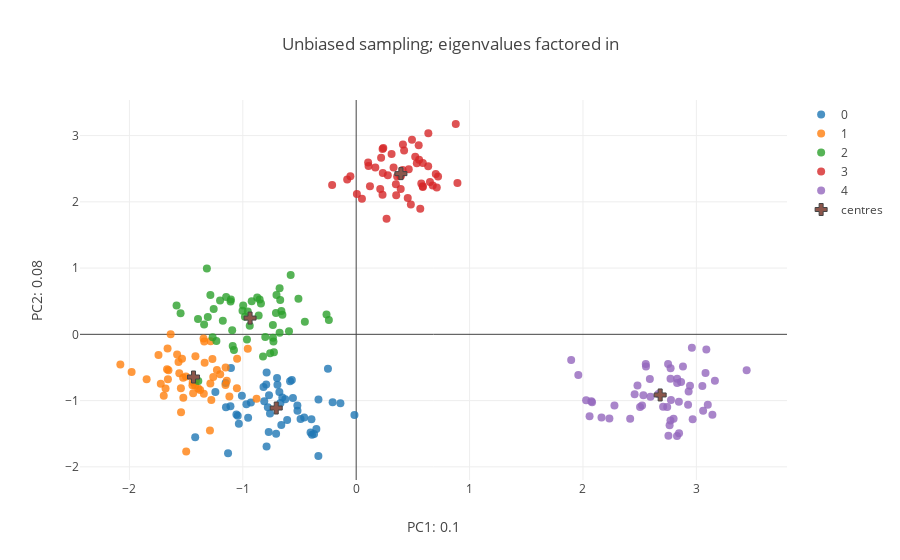

Notebook cell for this chart:
### Markdown cell above
### III. Even sampling.


We can compare this output with what we would have gotten from sampling equally across our selected vectors.

For this purpose we sample equally from the same frequency vectors as in the biased scenario and perform PCA on the resulting data set.

### Code cell
#### Selecting new, equal sample sizes but derive haplotypes from the same frequency vectors.

Sizes= [50,50,50,50,50]
labels= np.repeat(np.array([x for x in range(N_pops)]),Sizes)

data= []

for k in range(N_pops):
    
    probs= vector_lib[Pops[k],:]
    
    m= Sizes[k]
    Haps= [[np.random.choice([1,0],p= [1-probs[x],probs[x]]) for x in range(L)] for acc in range(m)]
    
    data.extend(Haps)

data= np.array(data)
#data= scale(data)

#### clalculate pairwise genetic distances
iugen_unbiased= np.triu_indices(data.shape[0],1)

unbias_gen_diffs= pairwise_distances(data,metric= pairwise_gen)
unbias_gen_diffs= np.array(unbias_gen_diffs)

unbias_gen_diffs= unbias_gen_diffs[iugen_unbiased]

### perform PCA

n_comp = 3

pca = PCA(n_components=n_comp, whiten=False,svd_solver='randomized').fit(data)

features= pca.transform(data)# * pca.explained_variance_ratio_

var_comps= pca.explained_variance_ratio_
print("; ".join(['PC{0}: {1}'.format(x+1,round(var_comps[x],3)) for x in range(n_comp)]))
print(features.shape)


#### Calculate centroids of labelled data in feature space.
unbias_centroids= [np.mean(features[[y for y in range(features.shape[0]) if labels[y] == z],:],axis= 0) for z in range(N_pops)]
unbias_centroids= np.array(unbias_centroids)


#### Plot projections + Centroids.

fig_data= [go.Scatter(
        x = features[[x for x in range(sum(Sizes)) if labels[x] == i],0],
        y = features[[x for x in range(sum(Sizes)) if labels[x] == i],1],
        type='scatter',
        mode= "markers",
        marker= {
        'line': {'width': 0},
        'size': 8,
        'symbol': 'circle',
      "opacity": .8
      },
      name= str(i)
    ) for i in range(N_pops)]


fig_data.append(
    go.Scatter(
        x= unbias_centroids[:,0],
        y= unbias_centroids[:,1],
        type= 'scatter',
        mode= 'markers',
        name= 'centres',
        marker= {
        'line': {'width': 1},
        'size': 10,
        'symbol': 'cross'
        }
    )
)

layout = go.Layout(
    title= 'Unbiased sampling; eigenvalues factored in',
    yaxis=dict(
        title='PC2: {}'.format(round(var_comps[1],3))),
    xaxis=dict(
    title= 'PC1: {}'.format(round(var_comps[0],3))),
)

fig = go.Figure(data=fig_data, layout=layout)
iplot(fig)

### Figure 1 — Plotly figure (JSON) as saved in the notebook; plotly's stock layout.template omitted (floating-point values rounded to 4 significant figures)
{"data": [{"marker": {"line": {"width": 0}, "opacity": 0.8, "size": 8, "symbol": "circle"}, "mode": "markers", "name": "0", "type": "scatter", "x": [-0.7898, -1.242, -0.6514, -0.668, -0.5677, -0.6774, -0.7714, -0.3333, -1.008, -1.109, -1.045, -0.2077, -0.4905, -1.056, -0.4025, -0.9287, -0.6943, -0.7061, -0.6979, -1.42, -0.3512, -0.76, -0.5177, -1.13, -0.6251, -1.105, -0.2489, -0.7686, -0.3945, -0.3895, -0.7902, -0.7792, -0.3326, -0.9683, -0.1391, -0.3715, -0.7934, -0.9529, -0.6604, -0.5832, -0.01531, -0.5187, -1.151, -0.6087, -0.4583, -0.8176, -0.8108, -1.148, -1.035, -0.5579], "y": [-0.5745, -0.8703, -0.9544, -1.036, -0.69, -0.8693, -1.474, -1.836, -0.9266, -1.084, -1.228, -1.025, -1.279, -1.211, -1.483, -1.029, -0.7615, -1.501, -0.6586, -1.552, -1.427, -1.195, -1.154, -1.796, -0.9813, -0.5071, -0.5195, -0.9211, -1.281, -1.515, -1.691, -1.102, -0.9835, -1.055, -1.04, -1.506, -0.759, -1.26, -1.369, -0.7079, -1.216, -1.074, -0.7354, -1.293, -1.256, -0.7934, -1.011, -1.102, -1.35, -0.9628]}, {"marker": {"line": {"width": 0}, "opacity": 0.8, "size": 8, "symbol": "circle"}, "mode": "markers", "name": "1", "type": "scatter", "x": [-1.526, -2.08, -1.052, -1.545, -1.499, -1.723, -1.418, -1.668, -1.438, -1.346, -1.66, -1.376, -1.444, -1.261, -1.284, -1.848, -1.656, -1.981, -1.29, -1.442, -1.579, -1.393, -1.744, -1.663, -1.118, -1.546, -1.697, -1.344, -1.525, -1.277, -1.536, -1.34, -1.421, -1.199, -1.567, -1.228, -1.286, -0.9561, -1.501, -0.8785, -1.05, -1.56, -1.151, -1.636, -1.268, -1.336, -1.141, -1.414, -1.681, -1.153], "y": [-0.6563, -0.4558, -0.8131, -1.178, -1.769, -0.7463, -0.3295, -0.5284, -0.8884, -0.06466, -0.6773, -0.8413, -0.7687, -0.6452, -0.1025, -0.6784, -0.5431, -0.568, -1.452, -0.7211, -0.3051, -0.8159, -0.3122, -0.2147, -0.9365, -0.8154, -0.9272, -0.8964, -0.9554, -0.9894, -0.3667, -0.1072, -0.7739, -0.6026, -0.4174, -0.5395, -0.7417, -0.2178, -0.6377, -0.9741, -0.3671, -0.5883, -0.4988, 0.001097, -0.3709, -0.4288, -0.7021, -0.6958, -0.8188, -0.7646]}, {"marker": {"line": {"width": 0}, "opacity": 0.8, "size": 8, "symbol": "circle"}, "mode": "markers", "name": "2", "type": "scatter", "x": [-0.84, -0.7588, -1.392, -1.176, -1.549, -0.86, -1.2, -0.67, -0.5093, -0.9388, -0.7298, -1.078, -1.266, -0.9812, -0.8216, -1.233, -1.317, -0.7341, -0.6753, -0.8017, -0.7028, -0.9966, -1.584, -0.8513, -0.2616, -1.286, -0.6598, -0.5778, -0.5926, -1.395, -0.9215, -0.8729, -0.956, -1.002, -0.7253, -1.093, -1.257, -1.089, -0.7076, -0.7346, -0.4527, -0.6508, -1.105, -1.147, -1.341, -0.6752, -0.9633, -1.108, -1.308, -0.241], "y": [0.4642, -0.2866, -0.7043, 0.2034, 0.3168, 0.2853, 0.5099, 0.517, 0.5365, 0.131, -0.109, -0.2364, -0.04274, 0.2669, -0.3336, -0.09995, 0.9925, -0.05145, 0.6938, -0.04064, 0.5949, 0.4355, 0.4341, 0.5267, 0.2982, 0.5923, 0.3539, 0.8958, 0.04688, 0.2312, 0.4992, 0.5572, 0.3447, 0.3556, -0.2688, 0.06252, 0.3807, -0.1777, 0.3209, 0.1404, 0.1888, 0.297, 0.527, 0.5637, 0.1503, 0.02227, -0.07631, 0.4943, 0.2602, 0.2156]}, {"marker": {"line": {"width": 0}, "opacity": 0.8, "size": 8, "symbol": "circle"}, "mode": "markers", "name": "3", "type": "scatter", "x": [0.5207, 0.8783, 0.5652, 0.5512, 0.5744, 0.722, 0.6349, 0.5348, 0.3886, 0.4095, 0.893, 0.2324, 0.4547, -0.2121, 0.5876, 0.5868, 0.3501, -0.0793, 0.3613, 0.3944, 0.3926, 0.4635, 0.1688, 0.2198, 0.2392, 0.492, 0.6507, 0.555, 0.6751, 0.2349, 0.2788, 0.2679, 0.7019, 0.2121, 0.7108, -0.05114, 0.4821, 0.4122, 0.6363, 0.2329, 0.353, 0.1215, 0.3297, 0.4226, 0.05083, 0.1054, 0.006259, 0.5878, 0.3122, 0.1091], "y": [2.682, 3.175, 1.896, 2.853, 2.277, 2.383, 2.536, 2.582, 2.39, 2.481, 2.284, 2.105, 2.059, 2.253, 2.585, 2.236, 2.265, 2.336, 2.381, 2.391, 2.193, 2.493, 2.517, 2.666, 2.812, 2.937, 2.3, 2.637, 2.248, 2.437, 2.403, 1.745, 2.419, 2.194, 2.217, 2.388, 1.961, 2.864, 3.036, 2.799, 2.098, 2.236, 2.518, 2.774, 2.047, 2.595, 2.119, 2.226, 2.722, 2.543]}, {"marker": {"line": {"width": 0}, "opacity": 0.8, "size": 8, "symbol": "circle"}, "mode": "markers", "name": "4", "type": "scatter", "x": [2.533, 2.08, 2.927, 2.554, 2.865, 2.882, 2.665, 2.595, 2.773, 2.556, 2.074, 2.967, 3.101, 2.028, 2.772, 2.944, 2.831, 2.83, 3.081, 3.053, 3.444, 2.799, 2.743, 2.846, 2.83, 2.504, 3.06, 1.896, 2.772, 2.59, 2.847, 2.278, 3.141, 2.058, 1.959, 2.233, 2.416, 3.088, 3.164, 2.764, 2.961, 2.521, 2.456, 2.481, 2.776, 2.932, 2.751, 2.754, 2.163, 2.707], "y": [-0.9197, -1.027, -1.061, -0.4487, -0.7181, -0.4866, -0.9017, -0.9416, -0.5108, -0.4857, -1.01, -1.28, -1.064, -0.9936, -1.299, -0.7772, -0.6719, -1.536, -0.5825, -0.7798, -0.5439, -1.273, -1.095, -1.018, -0.7352, -1.098, -1.154, -0.3871, -0.6689, -0.6737, -1.492, -1.074, -1.215, -1.235, -0.6152, -1.272, -1.274, -0.2296, -0.6993, -1.371, -0.201, -1.075, -0.9044, -0.7705, -0.9928, -0.8629, -0.4489, -1.532, -1.255, -1.094]}, {"marker": {"line": {"width": 1}, "size": 10, "symbol": "cross"}, "mode": "markers", "name": "centres", "type": "scatter", "x": [-0.705, -1.434, -0.9358, 0.3945, 2.681], "y": [-1.112, -0.6442, 0.2456, 2.426, -0.9151]}], "layout": {"title": "Unbiased sampling; eigenvalues factored in", "xaxis": {"title": "PC1: 0.1"}, "yaxis": {"title": "PC2: 0.08"}}}
